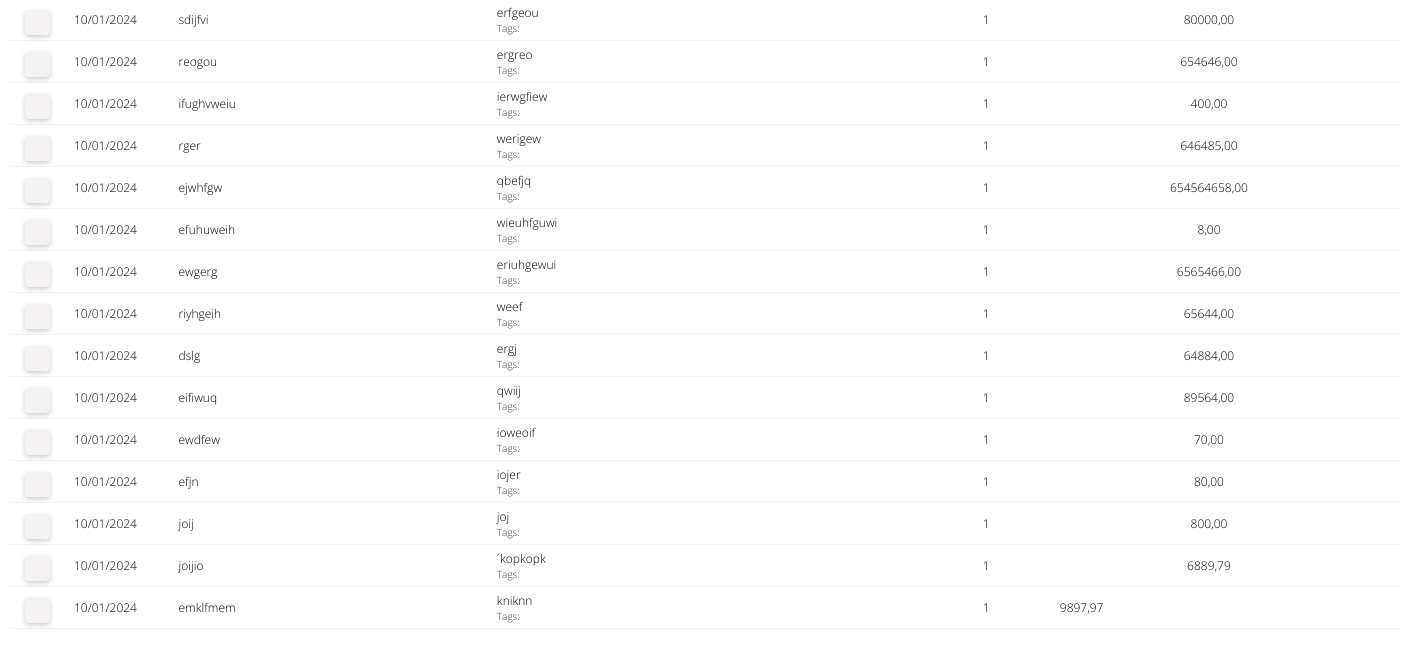
The app's page /fluxo_de_caixa/ (lower part), older data.
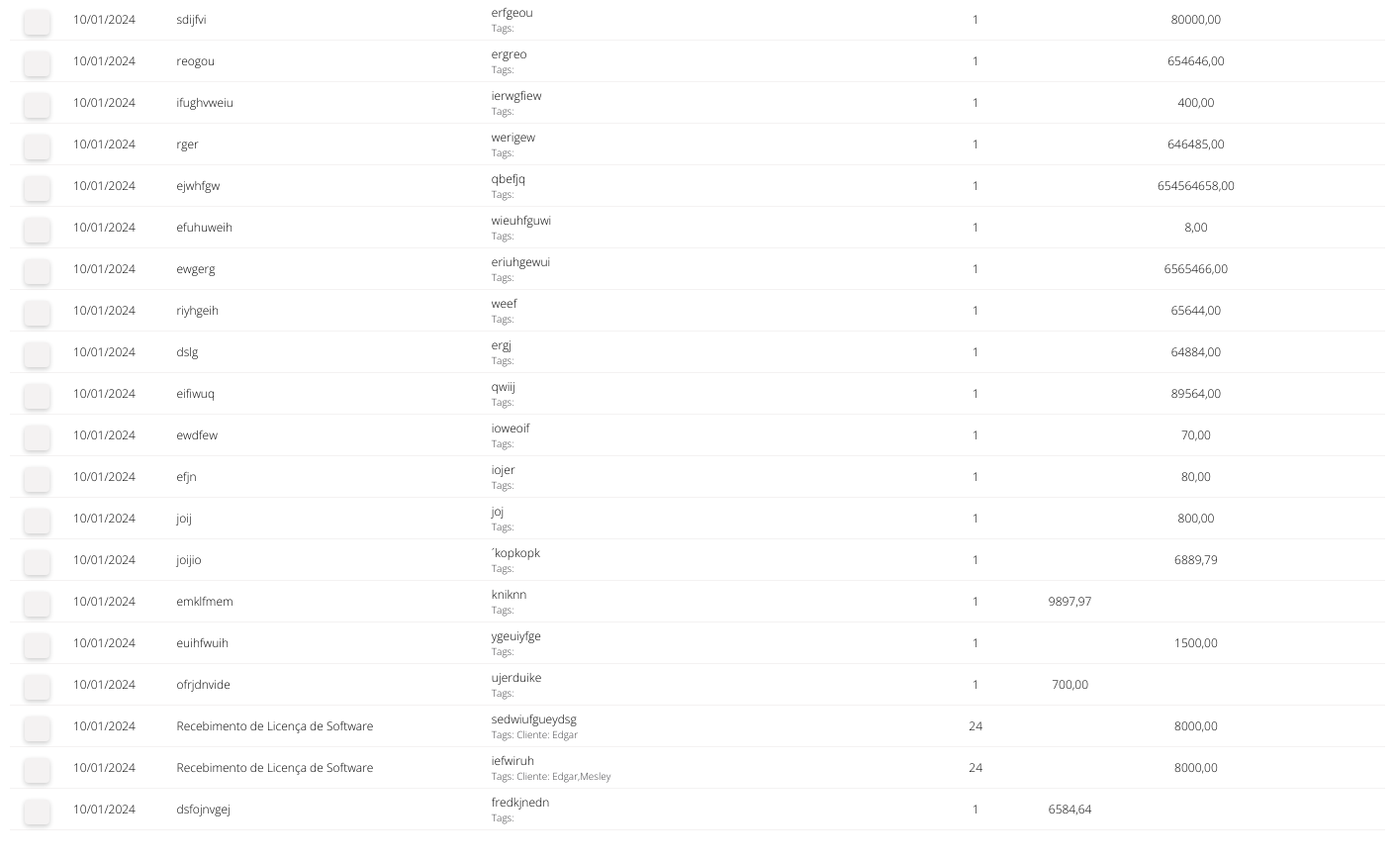
The same page, newer data.
### fluxo_de_caixa/models.py (models this page shows)
class Tabela_fluxo(models.Model):
    vencimento = models.DateField()
    descricao = models.CharField(max_length = 100)
    observacao = models.CharField(max_length = 100)
    valor = models.DecimalField(max_digits=13, decimal_places=2)
    conta_contabil = models.CharField(max_length = 100)
    parcelas = models.CharField(max_length=50)
    tags = models.CharField(max_length = 100)
    natureza = models.CharField(max_length=50)
    data_criacao = models.DateTimeField(auto_now_add=True)

### fluxo_de_caixa/views.py (the view, shortened to what this page needs)
# urls.py: path('', views.fluxo_de_caixa),
def fluxo_de_caixa(request):
    if request.method == "GET":
        Tabela_fluxo_list = Tabela_fluxo.objects.all()
        context = {'Tabela_fluxo_list': Tabela_fluxo_list}
        return render(request, 'fluxo_de_caixa.html', context)

### fluxo_de_caixa/templates/fluxo_de_caixa.html (shortened to what this page needs)
{% load static %}
<html lang="pt-br">
<head>
    <link rel="stylesheet" type="text/css" href="{% static 'css/fluxo-de-caixa.css' %}">
    <link rel="stylesheet" type="text/css" href="{% static 'css/styles.css' %}">
</head>
<body>
    <div class="conteudo-tabela-lancamentos">
        <table class="tabela-lancamentos">
            <tbody>
                {% for fluxo_de_caixa in Tabela_fluxo_list %}
                <tr class="row-lancamentos" scope="row">
                    <td class="checkbox-row"><label class="checkbox-container"><input class="checkbox-personalizado" type="checkbox" data-id="{{ fluxo_de_caixa.id }}"><span class="checkmark"></span></label></td>
                    <td class="vencimento-row">{{ fluxo_de_caixa.vencimento|date:"d/m/Y" }}</td>
                    <td class="descricao-row">{{ fluxo_de_caixa.descricao }}</td>
                    <td class="obs-row">
                        {{ fluxo_de_caixa.observacao }}
                        <small class="d-block">Tags: {{ fluxo_de_caixa.tags }}</small>
                    </td>
                    <td class="parcela-row">{{ fluxo_de_caixa.parcelas }}</td>
                    {% if fluxo_de_caixa.natureza == 'Débito' %}
                        <td class="debito-row">{{ fluxo_de_caixa.valor }}</td>
                        <td class="credito-row"></td>
                    {% else %}
                        <td class="debito-row"></td>
                        <td class="credito-row">{{ fluxo_de_caixa.valor }}</td>
                    {% endif %}
                    <td class="saldo-row">{{ fluxo_de_caixa.saldo }}</td>
                </tr>
            {% endfor %}
            </tbody>
        </table>
    </div>
</body>
</html>

### fluxo_de_caixa/static/css/styles.css (style rules this page uses)
:root { --primary-font: 'Open Sans', sans-serif; --transition-duration1: 0.3s; --transition-duration2: 0.2s; --transition-effect1: all ease-in-out; --box-shadow1: 0 0 1em #00000013; --box-shadow2: 0 0 1em #00000023; --branco: #FFFFFF; --preto: #000000; --color1: #F0EEEE; --color2: #F4F2F2; --color3: #B1C381; --color4: #3D3D40; --color5: #006919; --color6: #740000; --color7: #9BB8CD; --color8: #F87C7C; }
* { box-sizing: border-box; padding: 0; margin: 0; }
html { scroll-behavior: smooth; }
.conteudo-tabela-lancamentos { display: flex; justify-content: center; font-family: var(--primary-font); background-color: var(--branco); font-weight: 300; color: var(--color4); }
.tabela-lancamentos { margin: 10px; margin-bottom: 30px; min-width: 900px; border-collapse: collapse; border-spacing: 0; table-layout: fixed; width: 100%; }

Row changes from the older to the newer data that the page shows:
added Tabela_fluxo: vencimento "10/01/2024", descricao "euihfwuih", observacao "ygeuiyfge", parcelas "1", valor "1500,00"
added Tabela_fluxo: vencimento "10/01/2024", descricao "ofrjdnvide", observacao "ujerduike", parcelas "1", valor "700,00"
added Tabela_fluxo: vencimento "10/01/2024", descricao "Recebimento de Licença de Software", observacao "sedwiufgueydsg", tags "Cliente: Edgar", parcelas "24", valor "8000,00"
added Tabela_fluxo: vencimento "10/01/2024", descricao "Recebimento de Licença de Software", observacao "iefwiruh", tags "Cliente: Edgar,Mesley", parcelas "24", valor "8000,00"
added Tabela_fluxo: vencimento "10/01/2024", descricao "dsfojnvgej", observacao "fredkjnedn", parcelas "1", valor "6584,64"
